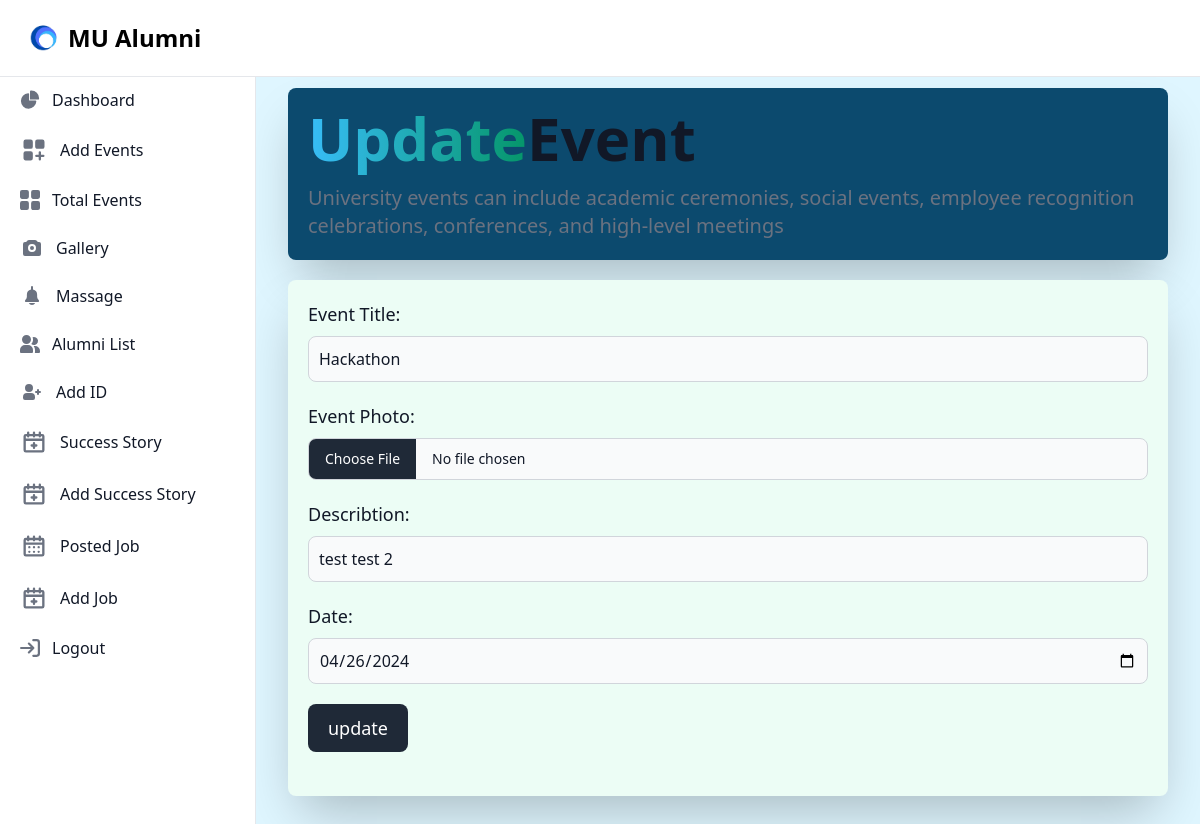
The app's page /Admin/editEvents.php?edit=19 with its own data.
### tables this page shows
CREATE TABLE `events` (
  `id` int(11) NOT NULL,
  `title` varchar(100) NOT NULL,
  `des` text NOT NULL,
  `photo` varchar(100) NOT NULL,
  `date` date NOT NULL
);

### Admin/editEvents.php (the view, shortened to what this page needs)
<script src="https://cdn.tailwindcss.com"></script>
    <link rel="stylesheet" href="https://cdnjs.cloudflare.com/ajax/libs/flowbite/2.3.0/flowbite.css" />
    <link rel="stylesheet" href="./css/style.css">
<div class="admin">
         <?php
         require_once("navigation.php");
         ?>
         <?php
         require_once("aside.php");
         ?>
      <div class="p-4 sm:ml-64 bg-[#DFF6FF]">
            <div class="p-4  border-gray-200 rounded-lg dark:border-gray-700 mt-14">
            <div class="events">
               <div class="add-event">
                  <div class="title bg-sky-900 mb-5 p-5 rounded-lg shadow-2xl">
                     <h1 class="mb-4 text-3xl font-extrabold text-gray-900 dark:text-white md:text-5xl lg:text-6xl"><span class="text-transparent bg-clip-text bg-gradient-to-r to-emerald-600 from-sky-400">Update</span>Event</h1>
                     <p class="text-lg font-normal text-gray-500 lg:text-xl dark:text-gray-400">University events can include academic ceremonies, social events, employee recognition celebrations, conferences, and high-level meetings</p>
                  </div>
                  <div class="event-form bg-emerald-50 p-5 rounded-lg shadow-2xl">
    <?php
             require("../config/configer.php");
            if(isset($_GET["edit"])){
            $getId=$_GET["edit"];
            $editInfo = "SELECT `id`, `title`, `des`, `photo`, `date` FROM `events` WHERE id=$getId";
            $sql_query= mysqli_query($connect,$editInfo);
            $data = mysqli_fetch_array($sql_query);
             $title=$data['title'];
             $des=$data['des'];
             $photo=$data['photo'];
             $date=$data['date'];
            }
     ?>
         <form class="mx-auto" action="editEvents.php" method="POST" enctype="multipart/form-data">
                        <label for="title" class="block mb-2 text-lg font-medium text-gray-900 dark:text-black">Event Title: </label>
                        <input type="text" id="title" name="title" value="<?php echo $title?>"  class="rounded-lg bg-gray-50 border border-gray-300 text-gray-900 w-full focus:ring-blue-500 p-2.5" placeholder="event title" requied>
                        <label for="photo" class="block mb-2 mt-5 text-lg font-medium text-gray-900 dark:text-black">Event Photo: </label>
                        <input class="block w-full  bg-gray-50 text-sm text-gray-900 border border-gray-300 rounded-lg  cursor-pointer dark:text-gray-400 focus:outline-none" value="<?php echo $photo ?>"aria-describedby="user_avatar_help" name="eventPhoto" id="user_avatar" type="file" required>
                        <label for="des" class="block mb-2 mt-5 text-lg font-medium text-gray-900 dark:text-black">Describtion: </label>
                        <input type="text" value="<?php echo $des ?>" id="des" name="des"  class="rounded-lg bg-gray-50 border border-gray-300 text-gray-900 w-full focus:ring-blue-500 p-2.5" placeholder="Describtion " required>
                        <label for="date"  class="block mb-2 mt-5 text-lg font-medium text-gray-900 dark:text-black">Date: </label>
                        <input type="date" value="<?php echo $date?>" id="date" name="date"  class="rounded-lg bg-gray-50 border border-gray-300 text-gray-900 w-full focus:ring-blue-500 p-2.5" placeholder="Date" required>
                        <input type="submit" value="update" name="submit" class="mt-5 text-white bg-gray-800 hover:bg-gray-900 focus:outline-none focus:ring-4 focus:ring-gray-300 font-medium rounded-lg text-lg px-5 py-2.5 me-2 mb-2 dark:bg-gray-800 dark:hover:bg-gray-700 dark:focus:ring-gray-700 dark:border-gray-700"></input>
            </form>
                   </div>
                </div>
              </div>
            </div>
         </div>
</div>

### records on screen
events: title "Hackathon", des "test test 2", date "04/26/2024"
